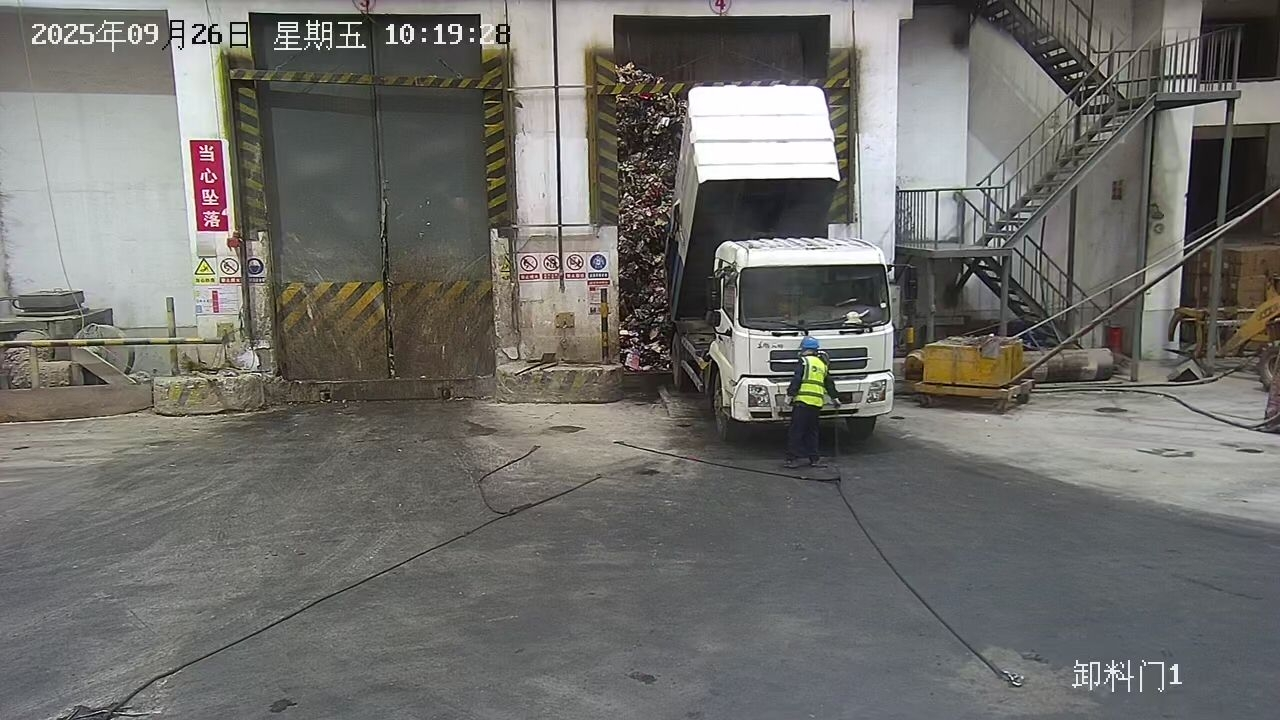
#> input picture img/base/img_1.png, 1280 x 720 px, found by its file name
$ python canny.py
#> lines starting #> are read from the running program, lines starting #| are printed output that depends on the picture; after the words box and inside, x2 and y2 are one past the last pixel; in counts of white or black regions, pixels touching at a corner belong together
import cv2
import numpy as np

# 1. 读取图像（Canny 必须在灰度图上进行）
image = cv2.imread('../src/img_1.png')  # 请替换为你的图片路径
#> image is the input picture: shape (720, 1280, 3); mean B, G, R 106.5, 110.3, 111.1
gray = cv2.cvtColor(image, cv2.COLOR_BGR2GRAY)
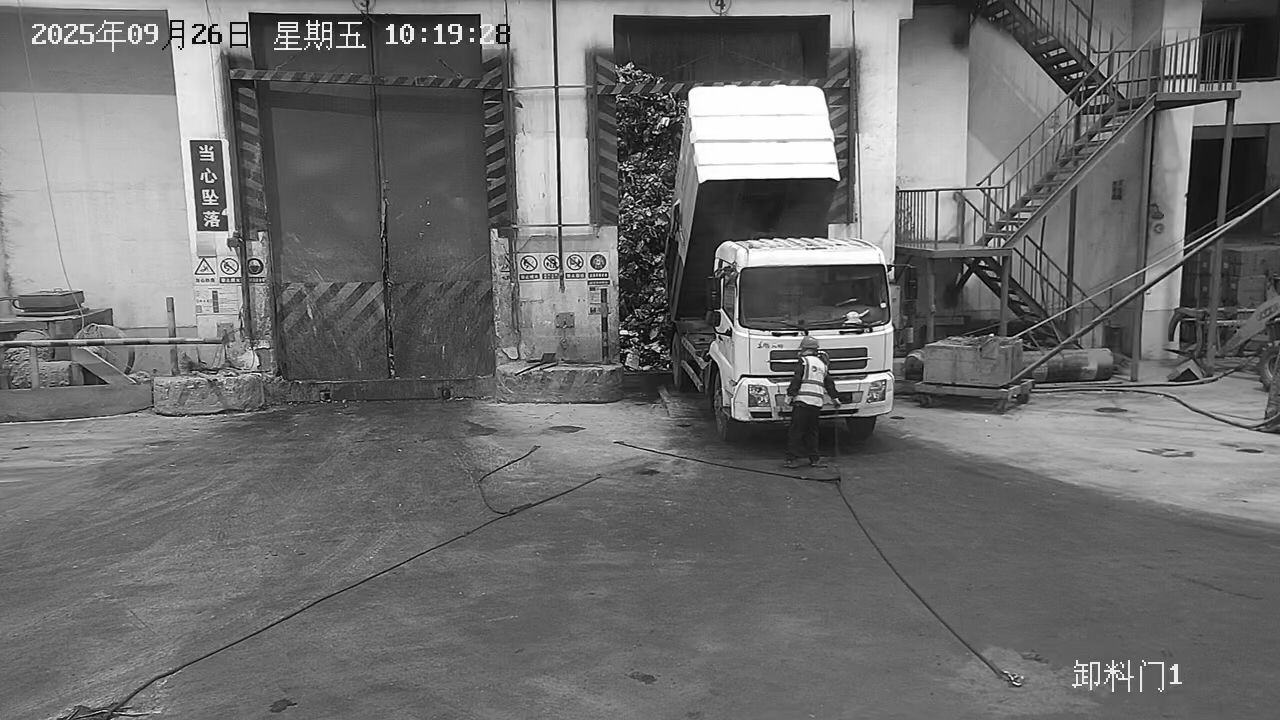
#> gray: shape (720, 1280); min 0, max 255, mean 110.1

# 2. 高斯模糊降噪（非常重要！抑制无效的噪声边缘）
# (5, 5) 是高斯核大小，数字越大越模糊
blurred = cv2.GaussianBlur(gray, (5, 5), 0)

# 3. 运行 Canny 边缘检测
# 100 和 200 分别是低阈值（threshold1）和高阈值（threshold2）
edges = cv2.Canny(blurred, threshold1=100, threshold2=200)
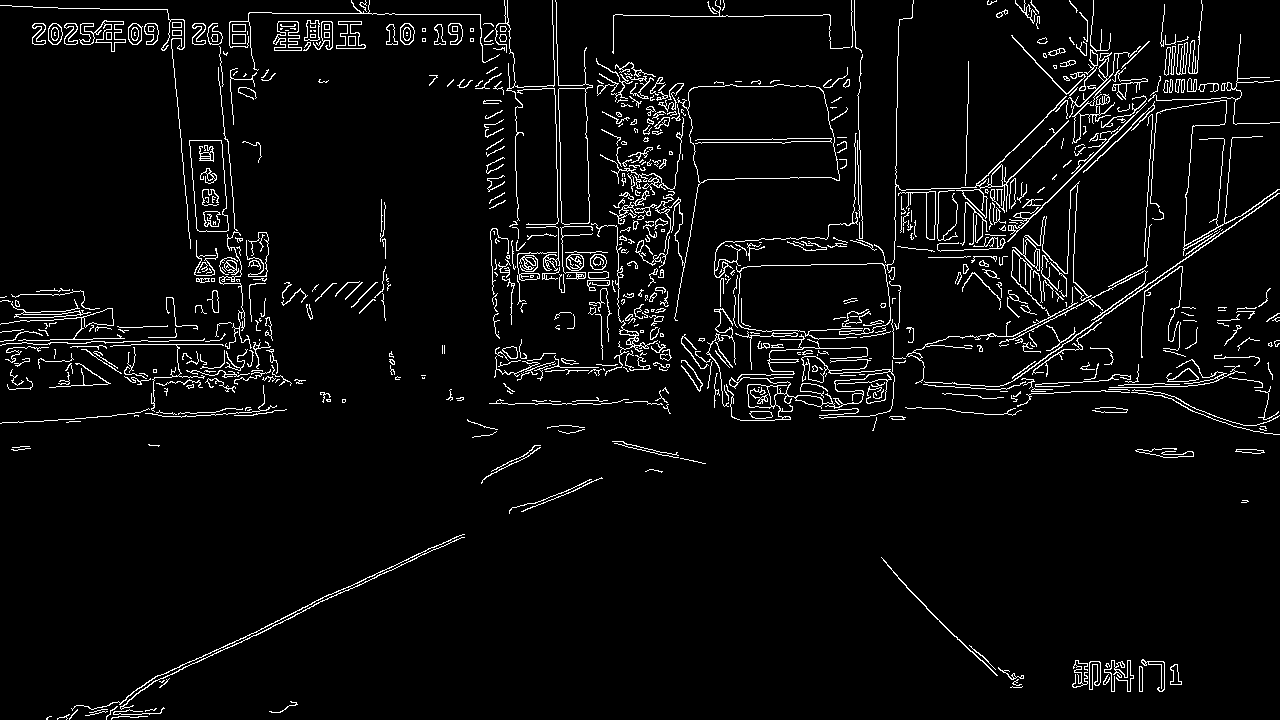
#> edges: shape (720, 1280); 4.6% white in thin lines or dots

# # 4. 显示结果
# cv2.imshow('Original', image)
# cv2.imshow('Canny Edges', edges)
#
# # 等待按键后关闭窗口
# cv2.waitKey(0)
# cv2.destroyAllWindows()

import matplotlib.pyplot as plt

plt.imshow(edges, cmap='gray')
plt.axis('off')
plt.show()

# save
cv2.imwrite('../src/canny.png', edges)  # 请替换为你想保存的路径

plt.imshow(image)
plt.axis('off')
plt.show()

$ run again, with img/base/img.png copied over img/base/img_1.png
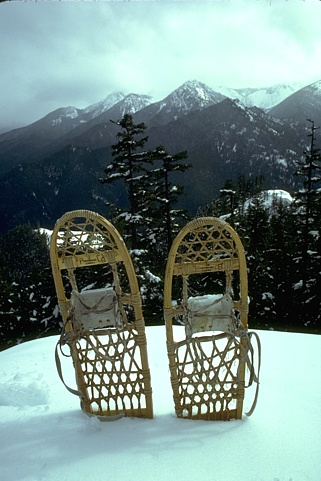
#> input picture img/base/img.png, 321 x 481 px, found by its file name
#> image is the input picture: shape (481, 321, 3); mean B, G, R 133.6, 137.9, 116.7
#> `blurred = cv2.GaussianBlur(gray, (5, 5), 0)`:
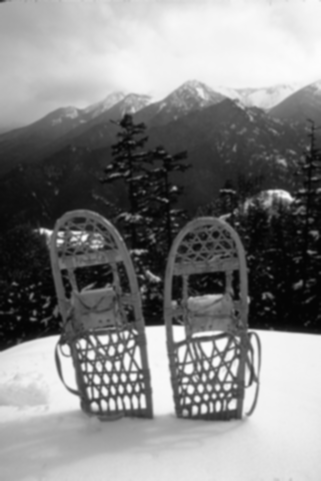
#> blurred: shape (481, 321); min 4, max 253, mean 131
#> `edges = cv2.Canny(blurred, threshold1=100, threshold2=200)`:
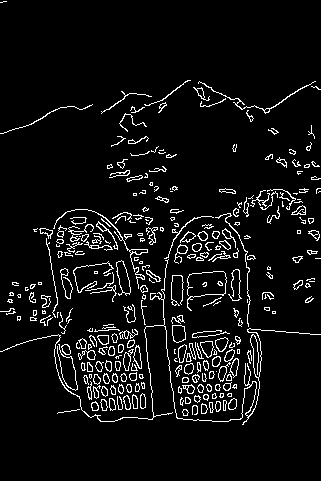
#> edges: shape (481, 321); 6.3% white in thin lines or dots, all inside (x1, y1, x2, y2) = (0, 1, 321, 425)
